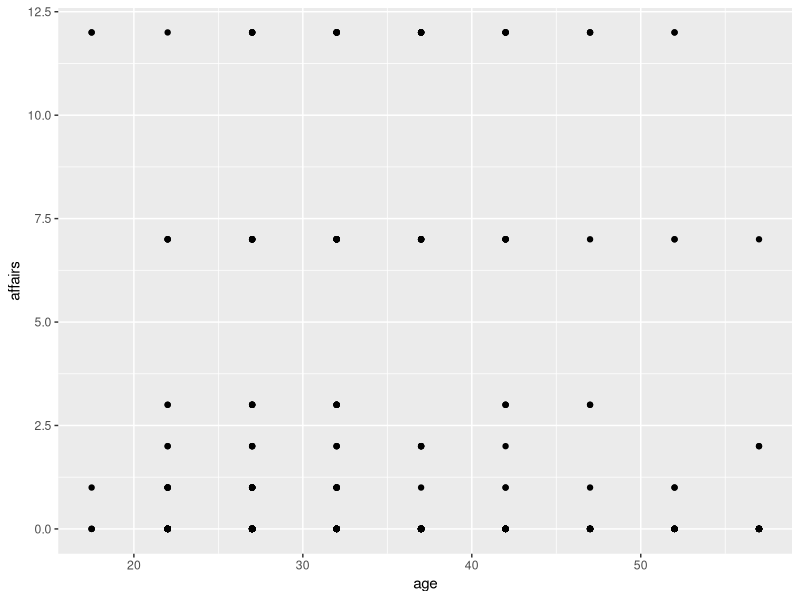
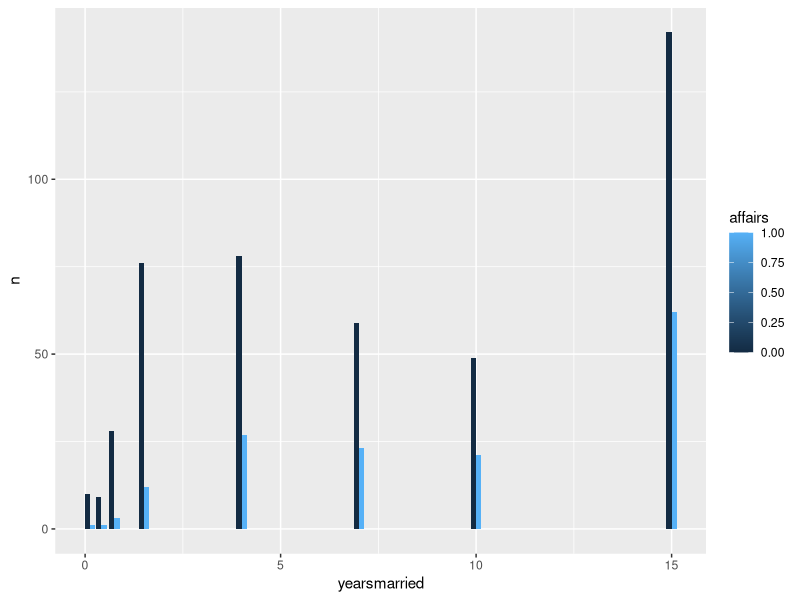
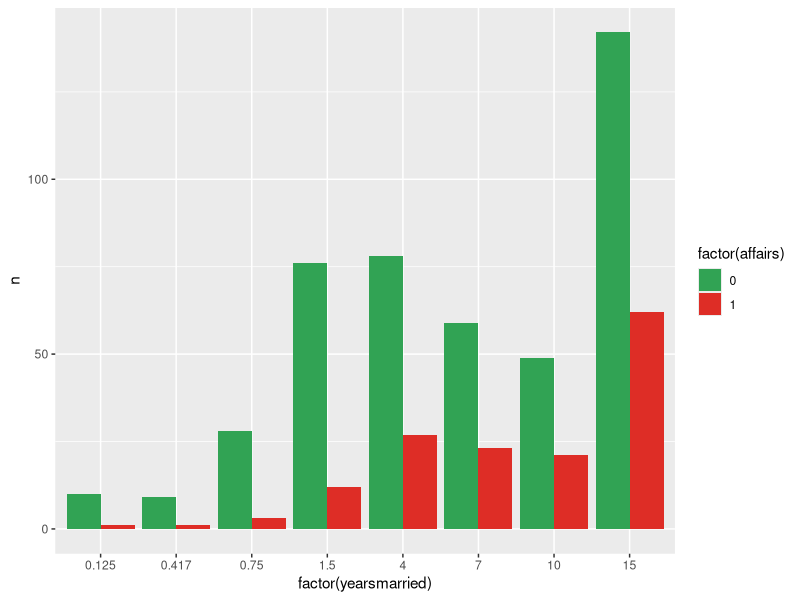
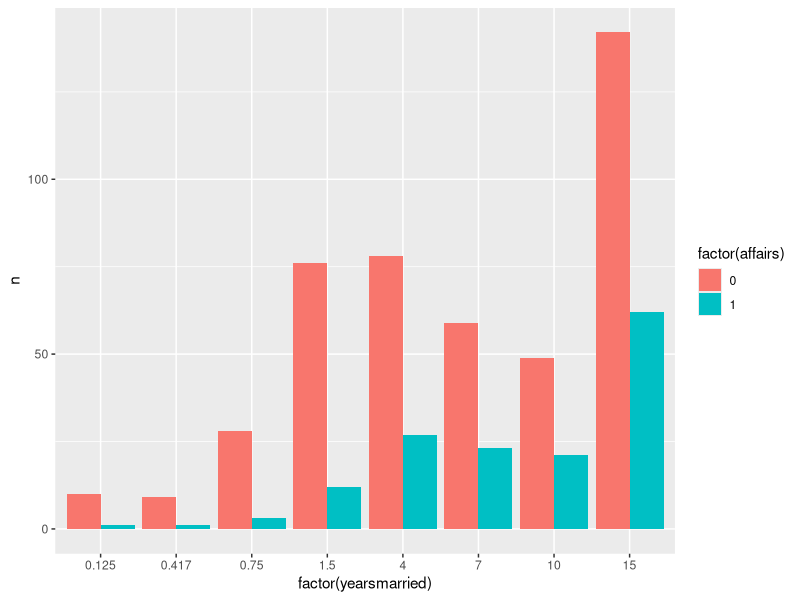
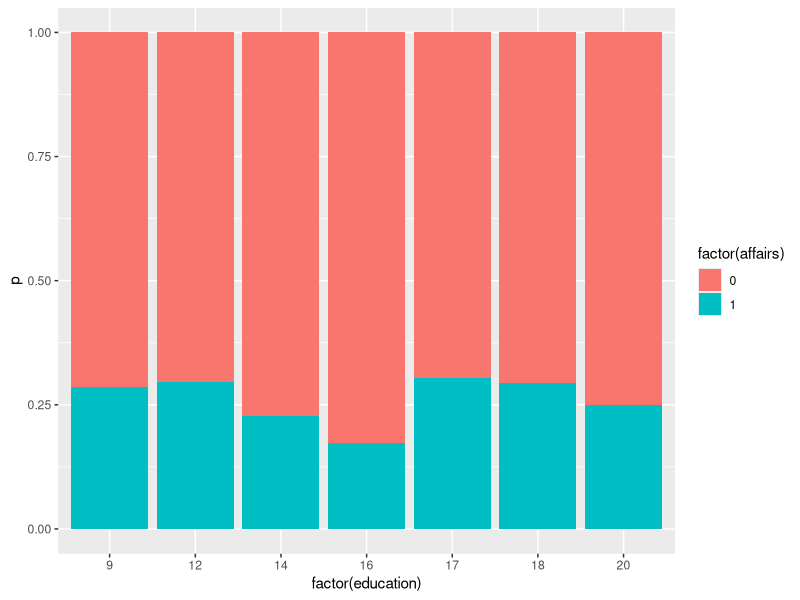
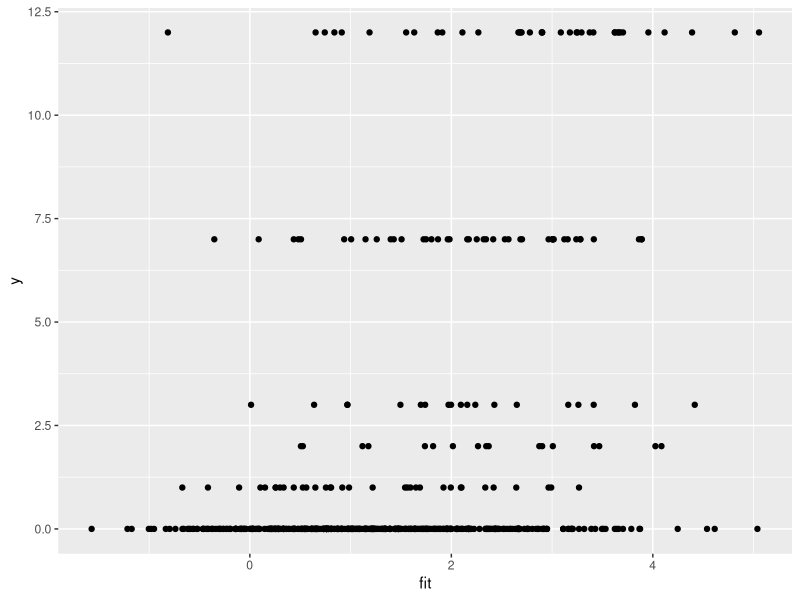
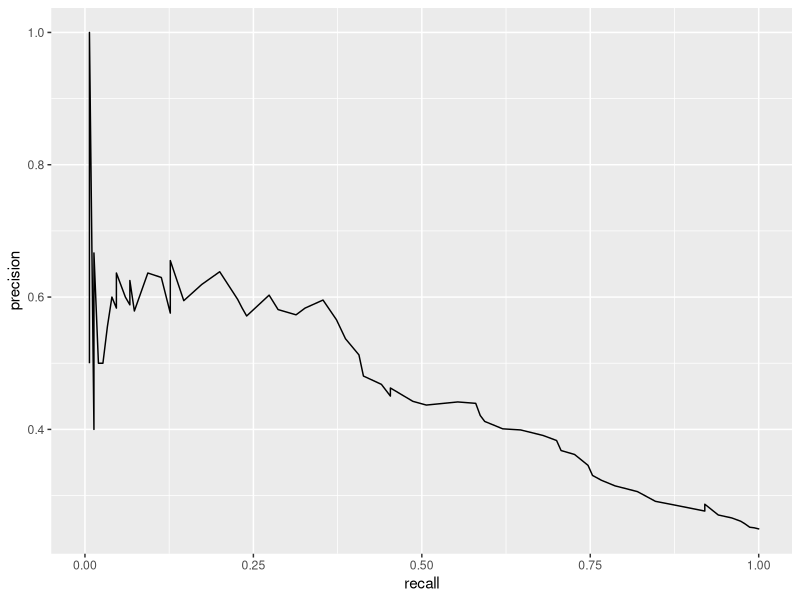

Write R code to recreate these figures, in order.
## ---- chunk 1
knitr::opts_chunk$set(echo = TRUE)
## ---- chunk 2
library(AER)
library(dplyr)
library(lubridate)
library(rmarkdown)
library(ggplot2)
data("Affairs")
af <- Affairs
af %>% paged_table
## ---- chunk 3
summary(af)
## ---- chunk 4
ggplot(aes(x=age, y=affairs), data = af) + geom_point()
## ---- chunk 5
xtabs(~affairs+gender, data=af)
## ---- chunk 6
xtabs(~affairs+age, data=af)
## ---- chunk 7
tb <- xtabs(~affairs+age, data=af)
round(100*tb/sum(tb),2)
## ---- chunk 8
af <- af %>% mutate(affairs0 = affairs, affairs = ifelse(affairs0 == 0, 0, 1))
## ---- chunk 9
tb <- xtabs(~affairs + age, data = af)
round(100*tb/sum(tb), 2)
## ---- chunk 10
tb1 <- xtabs(~affairs + yearsmarried, data = af)
tb1
## ---- chunk 11
tba <- af %>% group_by(affairs, yearsmarried) %>% summarize(n = n())
tba %>% paged_table
## ---- chunk 12
ggplot(aes(x = yearsmarried, y =n, group = affairs), data = tba) + geom_col(aes(fill = affairs), position = "dodge",orientation = "x")
## ---- chunk 13
ggplot(aes(x = factor(yearsmarried), y =n, group = factor(affairs)), data = tba) + geom_col(aes(fill = factor(affairs)), position = "dodge",orientation = "x") + 
    scale_fill_manual(values=c("0" = "#31a354", "1" = "#de2d26"))
## ---- chunk 14
ggplot(aes(x = factor(yearsmarried), y =n, group = factor(affairs)), data = tba) + geom_col(aes(fill = factor(affairs)), position = "dodge",orientation = "x") 
## ---- chunk 15
cbind(data.frame(colour_name = colors()),t(col2rgb(colors()))) %>% paged_table
## ---- chunk 16
xtabs(~affairs+education, data = af)
## ---- chunk 17
a <- xtabs(~affairs+education, data = af)
sweep(a, 2, apply(a,2,sum), "/")
## ---- chunk 18
tba1 <- af %>% group_by(affairs, education) %>% summarize(n = n()) %>% ungroup %>% 
    group_by(education) %>% mutate(p = n/sum(n))
tba1 %>% paged_table
## ---- chunk 19
ggplot(aes(x = factor(education), y =p, group = factor(affairs)), data = tba1) + geom_col(aes(fill = factor(affairs)),orientation = "x") 
## ---- chunk 20
mod_logit <- glm(affairs ~ age + yearsmarried + religiousness + occupation + rating,
  data = af, family = binomial(link = "logit"))
summary(mod_logit)
## ---- chunk 21
mod_lm <- lm(affairs0 ~ age + yearsmarried + religiousness + occupation + rating,
  data = af)
summary(mod_lm)
## ---- chunk 22
res <- data.frame(y = mod_lm$model[,1], fit = fitted(mod_lm),res = residuals(mod_lm))
ggplot(aes(x=fit, y = y), data=res) + geom_point()
## ---- chunk 23
summary(mod_logit)
## ---- chunk 24
res_logit <- data.frame(y = mod_logit$model[,1], fit_prob = fitted(mod_logit)) %>% mutate( fit = ifelse(fit_prob > 0.5, 1, 0))
res_logit %>% paged_table
## ---- chunk 25
tb <- xtabs(~I(1-fit) + I(1-y), data = res_logit)
tb
## ---- chunk 26
pra <- function(tb) {
    c(tb[1,1]/(tb[1,1]+tb[1,2]), tb[1,1]/(tb[1,1]+tb[2,1]), (tb[1,1]+tb[2,2])/sum(tb))
}
pra(tb)
## ---- chunk 27
modtb <- data.frame(y = mod_logit$model[,1], fit_prob = fitted(mod_logit)) 

prat <- function(thres, mod) {
    res <- mod %>% mutate(fit = ifelse(fit_prob> thres, 1, 0))
    tb <-  xtabs(~I(1-fit) + I(1-y), data = res)
    if(nrow(tb) == 1) {
        if(rownames(tb)[1] == "0") tb <- rbind(tb, c(0,0))
        else tb <- rbind(c(0,0),tb)
    }
    pra(tb)
}

prat(0.5, modtb)
## ---- chunk 28
out <- t(sapply(seq(0, 1, length.out = 101), prat, mod = modtb))
colnames(out) <- c("precision", "recall", "accuracy")
out <- data.frame(out, stringsAsFactors = FALSE)
out %>% paged_table
## ---- chunk 29
ggplot(aes(x=recall, y= precision), data =out) +geom_line()
